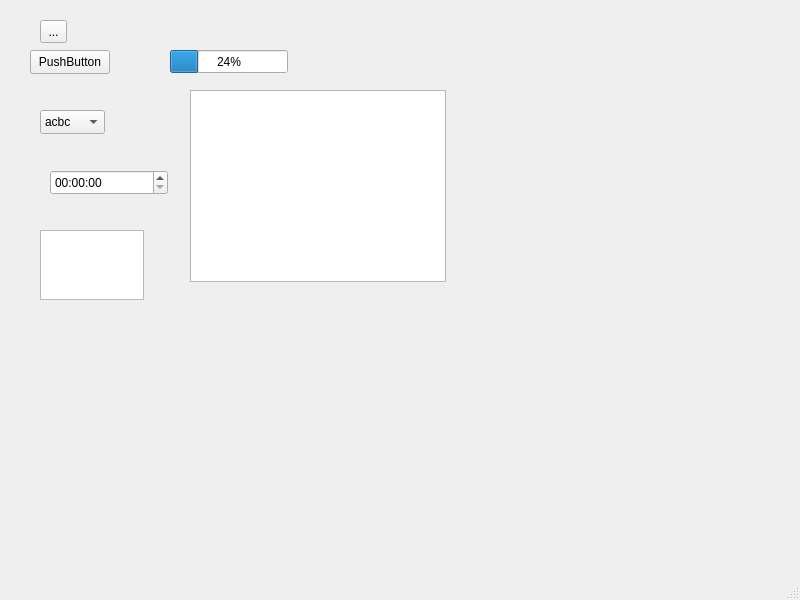
<?xml version="1.0" encoding="UTF-8"?>
<ui version="4.0">
 <class>MainWindow</class>
 <widget class="QMainWindow" name="MainWindow">
  <property name="geometry">
   <rect>
    <x>0</x>
    <y>0</y>
    <width>800</width>
    <height>600</height>
   </rect>
  </property>
  <property name="windowTitle">
   <string>MainWindow</string>
  </property>
  <widget class="QWidget" name="centralwidget">
   <widget class="QToolButton" name="toolButton">
    <property name="geometry">
     <rect>
      <x>40</x>
      <y>20</y>
      <width>27</width>
      <height>23</height>
     </rect>
    </property>
    <property name="text">
     <string>...</string>
    </property>
   </widget>
   <widget class="QPushButton" name="pushButton">
    <property name="geometry">
     <rect>
      <x>30</x>
      <y>50</y>
      <width>80</width>
      <height>24</height>
     </rect>
    </property>
    <property name="text">
     <string>PushButton</string>
    </property>
   </widget>
   <widget class="QComboBox" name="comboBox">
    <property name="geometry">
     <rect>
      <x>40</x>
      <y>110</y>
      <width>65</width>
      <height>24</height>
     </rect>
    </property>
    <item>
     <property name="text">
      <string>acbc</string>
     </property>
    </item>
    <item>
     <property name="text">
      <string>efggggggg</string>
     </property>
    </item>
    <item>
     <property name="text">
      <string>hijjjjjjj</string>
     </property>
    </item>
   </widget>
   <widget class="QTimeEdit" name="timeEdit">
    <property name="geometry">
     <rect>
      <x>50</x>
      <y>170</y>
      <width>118</width>
      <height>25</height>
     </rect>
    </property>
   </widget>
   <widget class="QPlainTextEdit" name="plainTextEdit">
    <property name="geometry">
     <rect>
      <x>40</x>
      <y>230</y>
      <width>104</width>
      <height>70</height>
     </rect>
    </property>
   </widget>
   <widget class="QProgressBar" name="progressBar">
    <property name="geometry">
     <rect>
      <x>170</x>
      <y>50</y>
      <width>118</width>
      <height>23</height>
     </rect>
    </property>
    <property name="value">
     <number>24</number>
    </property>
   </widget>
   <widget class="QTextBrowser" name="textBrowser">
    <property name="geometry">
     <rect>
      <x>190</x>
      <y>90</y>
      <width>256</width>
      <height>192</height>
     </rect>
    </property>
   </widget>
  </widget>
  <widget class="QMenuBar" name="menubar">
   <property name="geometry">
    <rect>
     <x>0</x>
     <y>0</y>
     <width>800</width>
     <height>21</height>
    </rect>
   </property>
  </widget>
  <widget class="QStatusBar" name="statusbar"/>
 </widget>
 <resources/>
 <connections/>
</ui>
